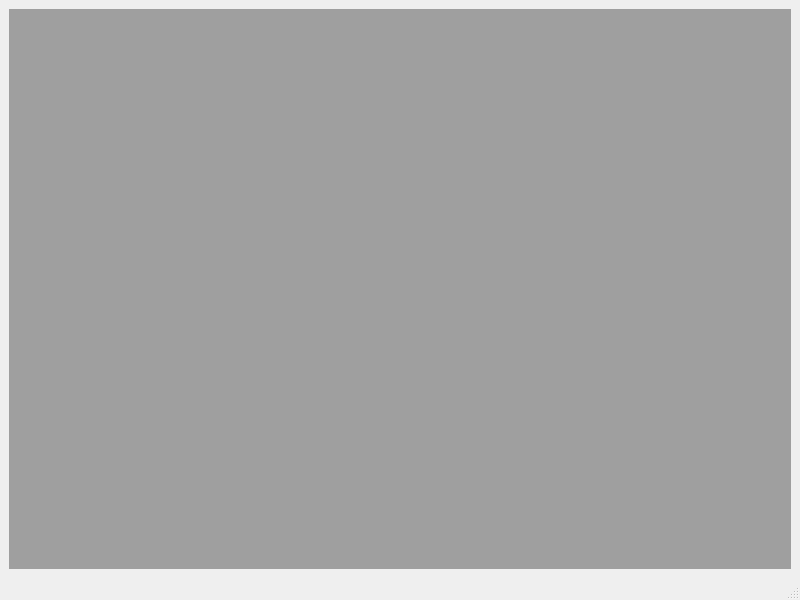
<?xml version="1.0" encoding="UTF-8"?>
<ui version="4.0">
 <class>MainWindow</class>
 <widget class="QMainWindow" name="MainWindow">
  <property name="geometry">
   <rect>
    <x>0</x>
    <y>0</y>
    <width>800</width>
    <height>600</height>
   </rect>
  </property>
  <property name="windowTitle">
   <string>MainWindow</string>
  </property>
  <widget class="QWidget" name="centralwidget">
   <layout class="QVBoxLayout" name="verticalLayout">
    <item>
     <widget class="QMdiArea" name="mdiArea">
      <property name="viewMode">
       <enum>QMdiArea::SubWindowView</enum>
      </property>
      <property name="documentMode">
       <bool>false</bool>
      </property>
      <property name="tabShape">
       <enum>QTabWidget::Rounded</enum>
      </property>
      <property name="tabPosition">
       <enum>QTabWidget::North</enum>
      </property>
      <widget class="QWidget" name="table_window">
       <property name="windowTitle">
        <string>Таблица</string>
       </property>
      </widget>
      <widget class="QWidget" name="statistics_window">
       <property name="windowTitle">
        <string>Статистика</string>
       </property>
      </widget>
     </widget>
    </item>
   </layout>
  </widget>
  <widget class="QStatusBar" name="statusbar"/>
 </widget>
 <resources/>
 <connections/>
</ui>
